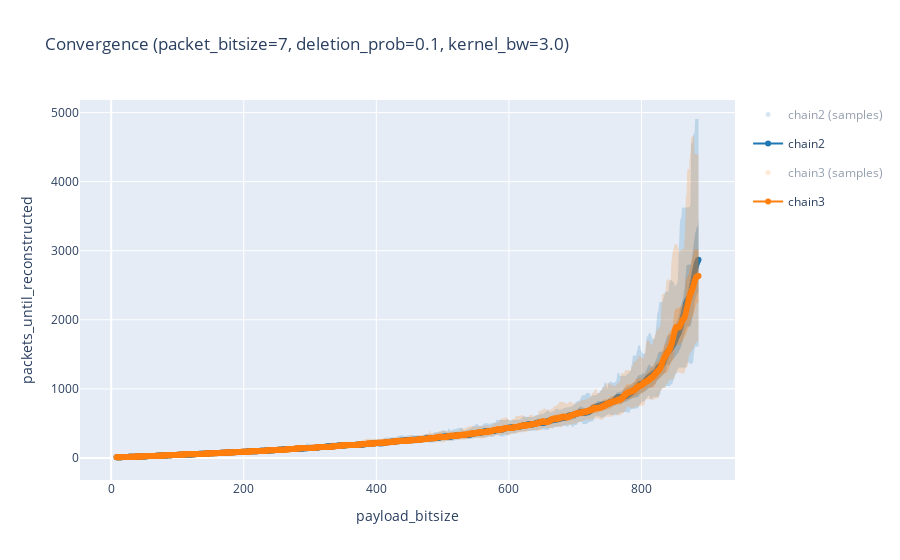

Here is the notebook cell this chart was saved with:
### Markdown cell above
### Plot results

### Code cell
import numpy as np
import pandas as pd
import plotly.express as px
import plotly.graph_objects as go

# =========================
# Config
# =========================

BANDS = [0.5, 0.95]

# Kernel bandwidth measured in "payload_bitsize units"
# Higher => more smoothing (wider neighborhood)
KERNEL_BW = 3.0


# =========================
# Colors
# =========================

palette = px.colors.qualitative.D3
impls = sorted(results_table["impl"].unique())
color_map = {impl: palette[i % len(palette)] for i, impl in enumerate(impls)}


def to_rgba(color, alpha):
    if color.startswith("rgb"):
        r, g, b = map(int, color[color.find("(") + 1 : color.find(")")].split(","))
    else:
        c = color.lstrip("#")
        r, g, b = int(c[0:2], 16), int(c[2:4], 16), int(c[4:6], 16)
    return f"rgba({r},{g},{b},{alpha})"


# =========================
# Weighted stats
# =========================


def gaussian_kernel(dx, bw):
    # dx: array of (x - x0)
    return np.exp(-0.5 * (dx / bw) ** 2)


def weighted_mean(y, w):
    sw = w.sum()
    if sw <= 0:
        return np.nan
    return (w * y).sum() / sw


def weighted_quantile(y, w, q):
    """
    Weighted quantile for q in [0,1].
    Uses the standard definition based on cumulative normalized weights.
    """
    y = np.asarray(y, dtype=float)
    w = np.asarray(w, dtype=float)

    mask = np.isfinite(y) & np.isfinite(w) & (w > 0)
    y = y[mask]
    w = w[mask]

    if len(y) == 0:
        return np.nan

    order = np.argsort(y)
    y = y[order]
    w = w[order]

    cw = np.cumsum(w)
    total = cw[-1]
    if total <= 0:
        return np.nan

    t = q * total
    idx = np.searchsorted(cw, t, side="left")
    idx = min(max(idx, 0), len(y) - 1)
    return y[idx]


# =========================
# Kernel-smoothed asymmetric bands from neighborhood samples
# =========================


def compute_kernel_asymmetric_bands(raw_df, bands, bw, min_total_weight=1e-12):
    rows = []

    for impl, g in raw_df.groupby("impl"):
        x_all = g["payload_bitsize"].to_numpy(dtype=float)
        y_all = g["packets_until_reconstructed"].to_numpy(dtype=float)

        # Evaluate summaries at observed payload values (unique x)
        x_grid = np.sort(g["payload_bitsize"].unique().astype(float))

        for x0 in x_grid:
            w = gaussian_kernel(x_all - x0, bw)
            sw = w.sum()

            if sw < min_total_weight:
                continue

            m = weighted_mean(y_all, w)
            if not np.isfinite(m):
                continue

            # asymmetric split around the *kernel-weighted* mean at x0
            above_mask = y_all >= m
            below_mask = y_all <= m

            ya, wa = y_all[above_mask], w[above_mask]
            yb, wb = y_all[below_mask], w[below_mask]

            row = {"impl": impl, "payload_bitsize": x0, "mean": m}

            for p in bands:
                # upper band: quantile among samples >= mean
                # lower band: quantile among samples <= mean
                up = weighted_quantile(ya, wa, p) if wa.sum() > 0 else m
                lo = weighted_quantile(yb, wb, 1 - p) if wb.sum() > 0 else m

                # Safety: keep ordering sane
                if not np.isfinite(up):
                    up = m
                if not np.isfinite(lo):
                    lo = m

                row[f"upper_{p}"] = max(up, m)
                row[f"lower_{p}"] = min(lo, m)

            rows.append(row)

    return (
        pd.DataFrame(rows)
        .sort_values(["impl", "payload_bitsize"])
        .reset_index(drop=True)
    )


bands_df = compute_kernel_asymmetric_bands(results_table, BANDS, bw=KERNEL_BW)

# =========================
# Plot
# =========================

fig = go.Figure()

for impl in impls:
    color = color_map[impl]

    # ---------- raw scatter ----------
    raw = results_table[results_table["impl"] == impl]
    fig.add_trace(
        go.Scatter(
            x=raw["payload_bitsize"],
            y=raw["packets_until_reconstructed"],
            mode="markers",
            name=f"{impl} (samples)",
            legendgroup=f"{impl}_scatter",
            marker=dict(color=to_rgba(color, 0.35), size=5),
            visible="legendonly",
        )
    )

    # ---------- kernel bands ----------
    df = bands_df[bands_df["impl"] == impl]
    x = df["payload_bitsize"].to_numpy()

    alpha_step = 0.1 / max(1, len(BANDS) - 1)
    for i, p in enumerate(sorted(BANDS, reverse=True)):
        alpha = 0.2 + i * alpha_step
        fillcolor = to_rgba(color, alpha)

        fig.add_trace(
            go.Scatter(
                x=x,
                y=df[f"upper_{p}"],
                mode="lines",
                line=dict(width=0),
                legendgroup=impl,
                showlegend=False,
                hoverinfo="skip",
            )
        )
        fig.add_trace(
            go.Scatter(
                x=x,
                y=df[f"lower_{p}"],
                mode="lines",
                line=dict(width=0),
                fill="tonexty",
                fillcolor=fillcolor,
                legendgroup=impl,
                showlegend=False,
                hoverinfo="skip",
            )
        )

    # ---------- kernel mean ----------
    fig.add_trace(
        go.Scatter(
            x=x,
            y=df["mean"],
            mode="lines+markers",
            name=impl,
            legendgroup=impl,
            line=dict(color=color),
            marker=dict(color=color, size=6),
        )
    )

fig.update_layout(
    title=f"Convergence (packet_bitsize={PACKET_BITSIZE}, deletion_prob={DELETION_PROB}, kernel_bw={KERNEL_BW})",
    xaxis_title="payload_bitsize",
    yaxis_title="packets_until_reconstructed",
    legend=dict(groupclick="togglegroup"),
)

fig.show()

### Figure 1 — Plotly figure (JSON) as saved in the notebook; plotly's stock layout.template omitted (floating-point values rounded to 4 significant figures; data arrays with more than 128 entries replaced by an {"elided": "..."} marker saying what was removed)
{"data": [{"legendgroup": "chain2_scatter", "marker": {"color": "rgba(31,119,180,0.35)", "size": 5}, "mode": "markers", "name": "chain2 (samples)", "type": "scatter", "visible": "legendonly", "x": {"elided": "8744 int values"}, "y": {"elided": "8744 int values"}}, {"hoverinfo": "skip", "legendgroup": "chain2", "line": {"width": 0}, "mode": "lines", "showlegend": false, "type": "scatter", "x": {"elided": "879 float values"}, "y": {"elided": "879 float values"}}, {"fill": "tonexty", "fillcolor": "rgba(31,119,180,0.2)", "hoverinfo": "skip", "legendgroup": "chain2", "line": {"width": 0}, "mode": "lines", "showlegend": false, "type": "scatter", "x": {"elided": "879 float values"}, "y": {"elided": "879 float values"}}, {"hoverinfo": "skip", "legendgroup": "chain2", "line": {"width": 0}, "mode": "lines", "showlegend": false, "type": "scatter", "x": {"elided": "879 float values"}, "y": {"elided": "879 float values"}}, {"fill": "tonexty", "fillcolor": "rgba(31,119,180,0.30000000000000004)", "hoverinfo": "skip", "legendgroup": "chain2", "line": {"width": 0}, "mode": "lines", "showlegend": false, "type": "scatter", "x": {"elided": "879 float values"}, "y": {"elided": "879 float values"}}, {"legendgroup": "chain2", "line": {"color": "#1F77B4"}, "marker": {"color": "#1F77B4", "size": 6}, "mode": "lines+markers", "name": "chain2", "type": "scatter", "x": {"elided": "879 float values"}, "y": {"elided": "879 float values"}}, {"legendgroup": "chain3_scatter", "marker": {"color": "rgba(255,127,14,0.35)", "size": 5}, "mode": "markers", "name": "chain3 (samples)", "type": "scatter", "visible": "legendonly", "x": {"elided": "8836 int values"}, "y": {"elided": "8836 int values"}}, {"hoverinfo": "skip", "legendgroup": "chain3", "line": {"width": 0}, "mode": "lines", "showlegend": false, "type": "scatter", "x": {"elided": "879 float values"}, "y": {"elided": "879 float values"}}, {"fill": "tonexty", "fillcolor": "rgba(255,127,14,0.2)", "hoverinfo": "skip", "legendgroup": "chain3", "line": {"width": 0}, "mode": "lines", "showlegend": false, "type": "scatter", "x": {"elided": "879 float values"}, "y": {"elided": "879 float values"}}, {"hoverinfo": "skip", "legendgroup": "chain3", "line": {"width": 0}, "mode": "lines", "showlegend": false, "type": "scatter", "x": {"elided": "879 float values"}, "y": {"elided": "879 float values"}}, {"fill": "tonexty", "fillcolor": "rgba(255,127,14,0.30000000000000004)", "hoverinfo": "skip", "legendgroup": "chain3", "line": {"width": 0}, "mode": "lines", "showlegend": false, "type": "scatter", "x": {"elided": "879 float values"}, "y": {"elided": "879 float values"}}, {"legendgroup": "chain3", "line": {"color": "#FF7F0E"}, "marker": {"color": "#FF7F0E", "size": 6}, "mode": "lines+markers", "name": "chain3", "type": "scatter", "x": {"elided": "879 float values"}, "y": {"elided": "879 float values"}}], "layout": {"legend": {"groupclick": "togglegroup"}, "title": {"text": "Convergence (packet_bitsize=7, deletion_prob=0.1, kernel_bw=3.0)"}, "xaxis": {"title": {"text": "payload_bitsize"}}, "yaxis": {"title": {"text": "packets_until_reconstructed"}}}}
